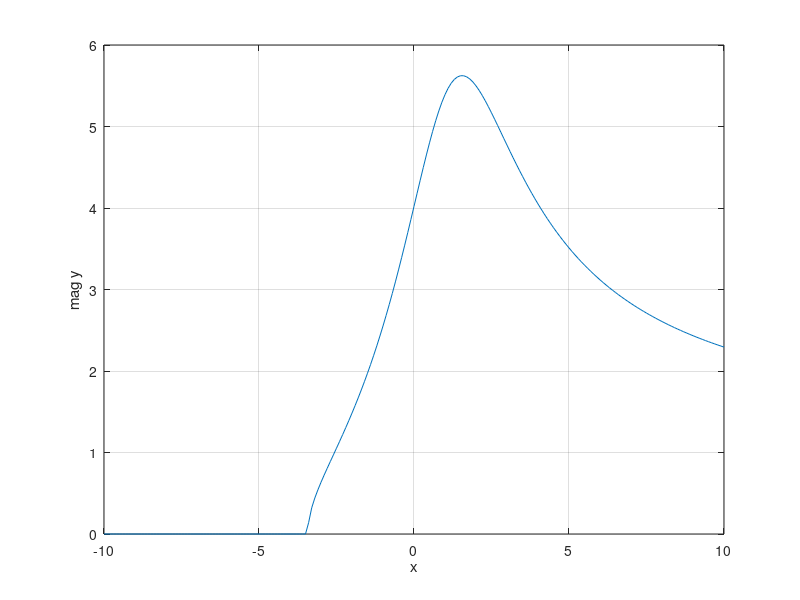

This figure's MATLAB source:
x = linspace(-10,10, 201);
num = sqrt(4+x.^4+24*x.^3+36*x.^2+400);
den = x.^2-2*x+5;
magy = num./den;
plot(x,magy); grid; xlabel('x');ylabel('mag y')